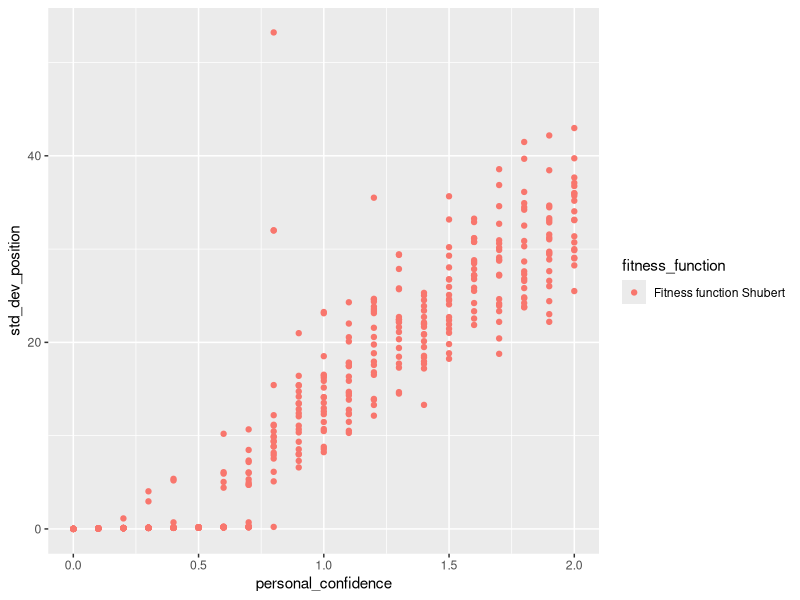
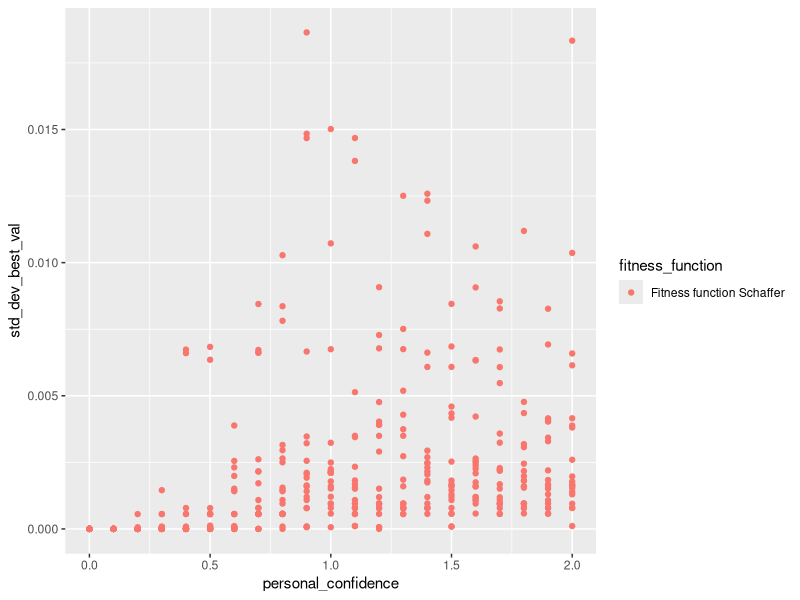
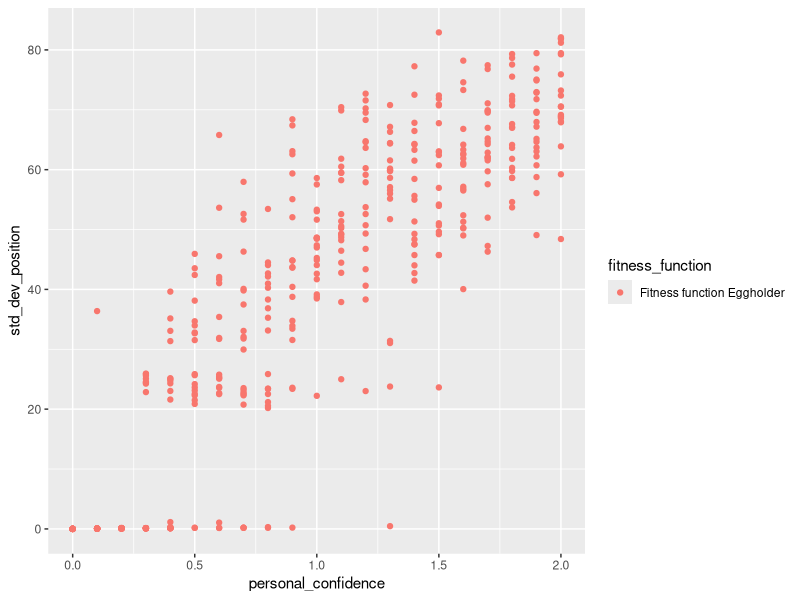
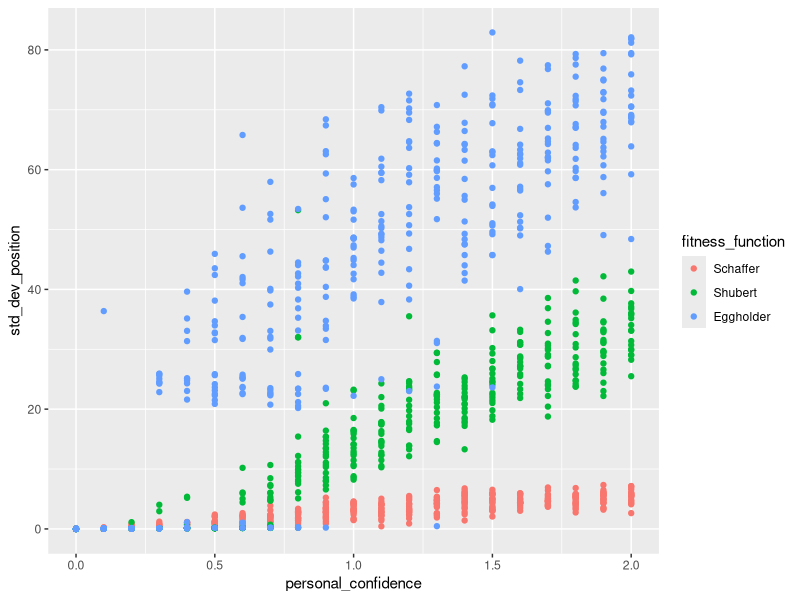
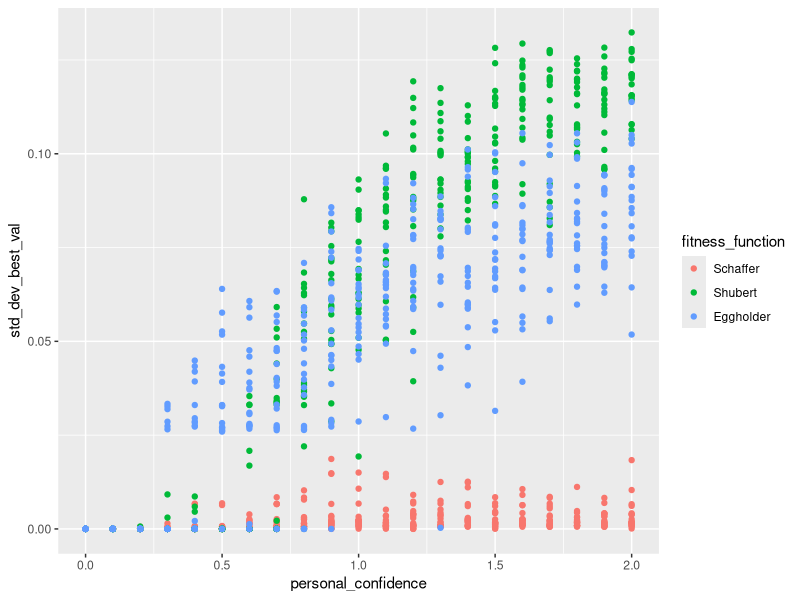
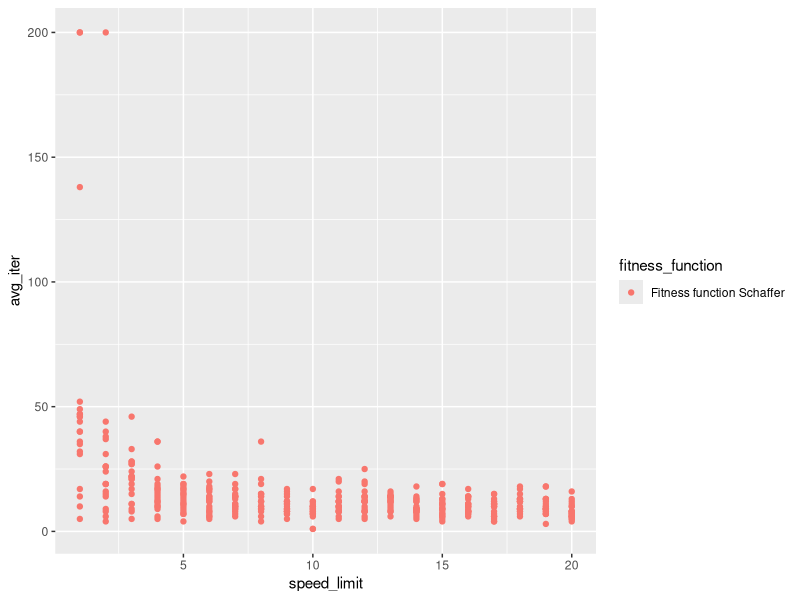
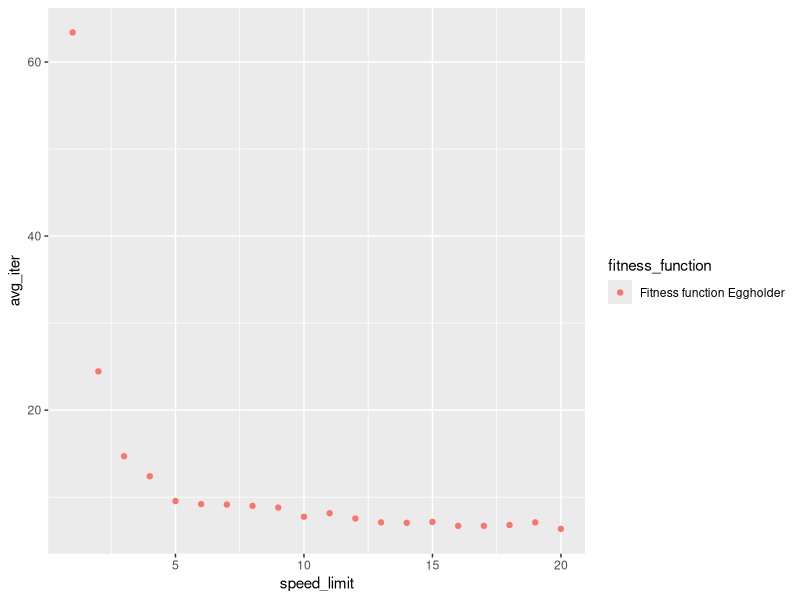
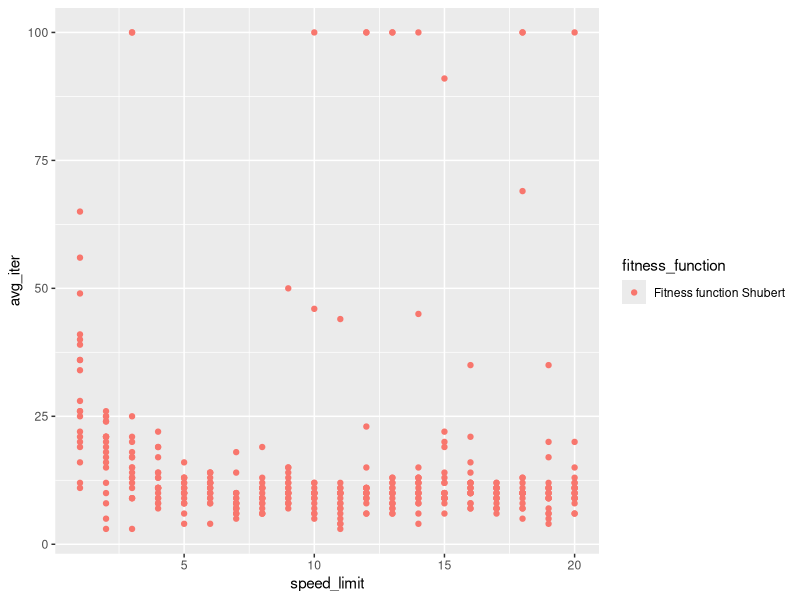

Here is the R script that generated these plots, in order:
## ---- chunk 1
install.packages("tidyverse")
library(dplyr)
library(ggplot2)

install.packages("caret")
library(caret)

## ---- chunk 2


std_dev_position <- function(X, Y) {
  x_mean <- mean(X)
  y_mean <- mean(Y)
  n <- length(X)
  
  return(sqrt(1/(n-1) * sum((X - x_mean)^2 + (Y - y_mean)^2)))
}


## ---- chunk 3

## Shubert
shubert <- read.csv("netlogo_personal_confidence_penalty_constraints_shubert_coordinates.csv", 
                    header = FALSE, col.names = c("fitness_function", "run_nr", "personal_confidence", "x", "y", "personal_best_val", "global_best_val"))

dispersion_shubert_pos <- shubert %>% group_by(fitness_function, personal_confidence, run_nr) %>% summarize(std_dev_position = std_dev_position(x,y))

dispersion_shubert_best_val <- shubert %>% group_by(fitness_function, personal_confidence, run_nr) %>% summarize(std_dev_best_val = sd(personal_best_val)) 

lm_shubert <- lm(std_dev_best_val ~ personal_confidence, dispersion_shubert_best_val)
summary(lm_shubert)


ggplot(dispersion_shubert_pos, aes(x=personal_confidence, y=std_dev_position)) + 
  geom_point(aes(colour = fitness_function))


## ---- chunk 4
schaffer <- read.csv("netlogo_personal_confidence_penalty_constraints_schaffer_coordinates.csv", 
                    header = FALSE, col.names = c("fitness_function", "run_nr", "personal_confidence", "x", "y", "personal_best_val", "global_best_val"))

dispersion_schaffer_pos <- schaffer %>% group_by(fitness_function, personal_confidence, run_nr) %>% summarize(std_dev_position = std_dev_position(x,y)) 

dispersion_schaffer_best_val <- schaffer %>% group_by(fitness_function, personal_confidence, run_nr) %>% summarize(std_dev_best_val = sd(personal_best_val))

lm_schaffer <- lm(std_dev_position ~ personal_confidence, dispersion_schaffer_pos)
summary(lm_schaffer)


ggplot(dispersion_schaffer_best_val, aes(x=personal_confidence, y=std_dev_best_val)) + 
  geom_point(aes(colour = fitness_function))

## ---- chunk 5
eggholder <- read.csv("netlogo_personal_confidence_penalty_constraints_eggholder_coordinates.csv", 
                    header = FALSE, col.names = c("fitness_function", "run_nr", "personal_confidence", "x", "y", "personal_best_val", "global_best_val"))

dispersion_eggholder_pos <- eggholder %>% group_by(fitness_function, personal_confidence, run_nr) %>% summarize(std_dev_position = std_dev_position(x,y))

dispersion_eggholder_best_val <- eggholder %>% group_by(fitness_function, personal_confidence, run_nr) %>% summarize(std_dev_best_val = sd(personal_best_val))

lm_eggholder <- lm(std_dev_best_val ~ personal_confidence, dispersion_eggholder_best_val)
summary(lm_eggholder)


ggplot(dispersion_eggholder_pos, aes(x=personal_confidence, y=std_dev_position)) + 
  geom_point(aes(colour = fitness_function))

## ---- chunk 6
dispersion_all_pos <- bind_rows(dispersion_schaffer_pos, dispersion_shubert_pos, dispersion_eggholder_pos)
dispersion_all_pos$fitness_function <- factor(dispersion_all_pos$fitness_function, 
                                          levels=c("Fitness function Schaffer", "Fitness function Shubert", "Fitness function Eggholder"),
                                          labels=c("Schaffer", "Shubert", "Eggholder"))

lm_all <- lm(std_dev_position ~ personal_confidence + personal_confidence:fitness_function, dispersion_all_pos)
summary(lm_all)

ggplot(dispersion_all_pos, aes(x=personal_confidence, y=std_dev_position)) + 
  geom_point(aes(colour = fitness_function))

## ---- chunk 7
dispersion_all_best_val <- bind_rows(dispersion_schaffer_best_val, dispersion_shubert_best_val, dispersion_eggholder_best_val)
dispersion_all_best_val$fitness_function <- factor(dispersion_all_best_val$fitness_function, 
                                          levels=c("Fitness function Schaffer", "Fitness function Shubert", "Fitness function Eggholder"),
                                          labels=c("Schaffer", "Shubert", "Eggholder"))

lm_all <- lm(std_dev_best_val ~ personal_confidence , dispersion_all_best_val)
summary(lm_all)

ggplot(dispersion_all_best_val, aes(x=personal_confidence, y=std_dev_best_val)) + 
  geom_point(aes(colour = fitness_function))

## ---- chunk 8
lm_all <- lm(std_dev_best_val ~ personal_confidence + personal_confidence:fitness_function, dispersion_all_best_val)
summary(lm_all)

## ---- chunk 9
schaffer <- read.csv("netlogo_speed_limit_penalty_constraints_schaffer_stop_coordinates.csv", 
                    header = FALSE, col.names = c("fitness_function", "run_nr", "speed_limit", "x", "y", "personal_best_val", "iterations"))

dispersion_schaffer <- schaffer %>% group_by(fitness_function, speed_limit, run_nr) %>% summarize(avg_iter = mean(iterations)) 

lm_schaffer <- lm(avg_iter ~ speed_limit, dispersion_schaffer)
summary(lm_schaffer)


ggplot(dispersion_schaffer, aes(x=speed_limit, y=avg_iter)) + 
  geom_point(aes(colour = fitness_function))

## ---- chunk 10
eggholder <- read.csv("netlogo_speed_limit_penalty_constraints_eggholder_stop_coordinates.csv", 
                    header = FALSE, col.names = c("fitness_function", "run_nr", "speed_limit", "x", "y", "personal_best_val", "iterations"))

dispersion_eggholder <- eggholder %>% group_by(fitness_function, speed_limit) %>% summarize(avg_iter = mean(iterations)) 

lm_eggholder <- lm(avg_iter ~ speed_limit, dispersion_eggholder)
summary(lm_eggholder)


ggplot(dispersion_eggholder, aes(x=speed_limit, y=avg_iter)) + 
  geom_point(aes(colour = fitness_function))

## ---- chunk 11
shubert <- read.csv("netlogo_speed_limit_penalty_constraints_shubert_stop_coordinates.csv", 
                    header = FALSE, col.names = c("fitness_function", "run_nr", "speed_limit", "x", "y", "personal_best_val", "iterations"))

dispersion_shubert <- shubert %>% group_by(fitness_function, speed_limit, run_nr) %>% summarize(avg_iter = mean(iterations)) 

lm_shubert <- lm(avg_iter ~ speed_limit, dispersion_shubert)
summary(lm_shubert)


ggplot(dispersion_shubert, aes(x=speed_limit, y=avg_iter)) + 
  geom_point(aes(colour = fitness_function))

## ---- chunk 12
dispersion_all <- bind_rows(dispersion_schaffer, dispersion_shubert, dispersion_eggholder)
dispersion_all$fitness_function <- factor(dispersion_all$fitness_function, 
                                          levels=c("Fitness function Schaffer", "Fitness function Shubert", "Fitness function Eggholder"),
                                          labels=c("Schaffer", "Shubert", "Eggholder"))

lm_all <- lm(avg_iter ~ speed_limit + speed_limit:fitness_function, dispersion_all)
summary(lm_all)

ggplot(dispersion_all, aes(x=speed_limit, y=avg_iter)) + 
  geom_point(aes(colour = fitness_function))


